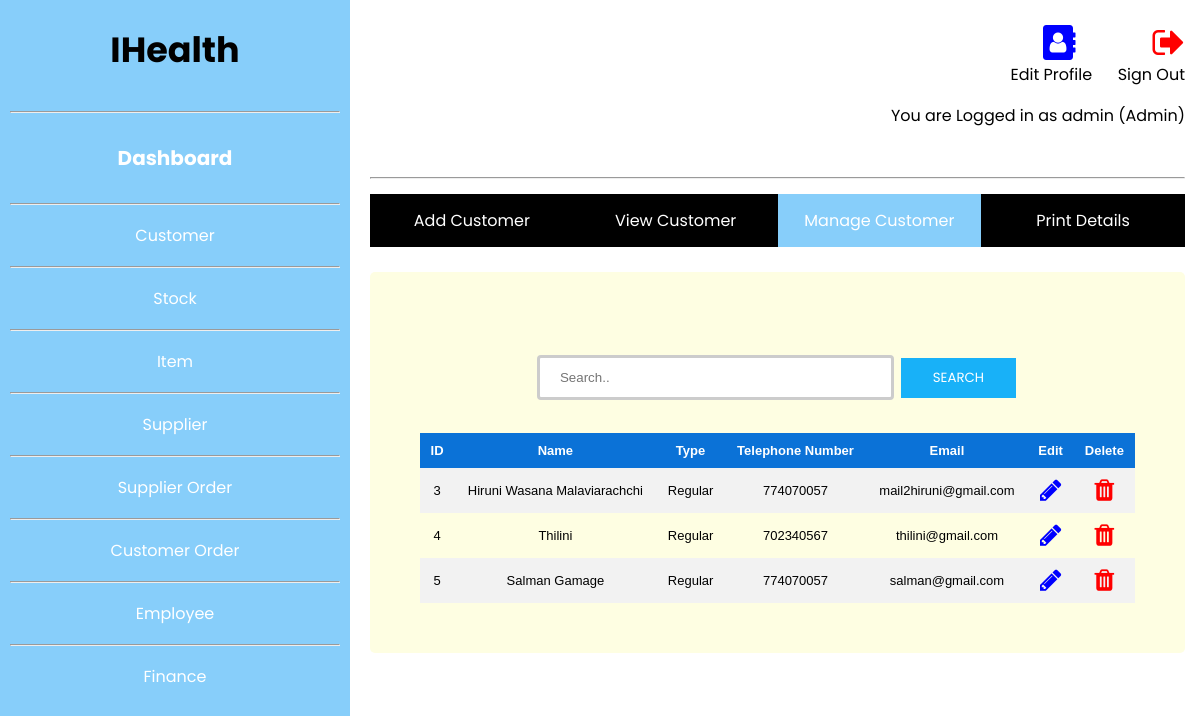
The app's page /src/Customer/ManageCustomer.php (signed in) with its own data.
### tables this page shows
CREATE TABLE `details` (
  `id` int(11) NOT NULL,
  `customername` text NOT NULL,
  `type` varchar(50) NOT NULL,
  `phoneno` int(10) NOT NULL,
  `email` varchar(100) NOT NULL,
  `adminid` int(11) NOT NULL
);

### src/Customer/ManageCustomer.php (the view, shortened to what this page needs)
<?php
include_once '../../config/connection.php';
$result = mysqli_query($conn,"SELECT * FROM details");
?>
<!DOCTYPE html>
<html lang="en">
<head>
<link rel="stylesheet" href="https://cdnjs.cloudflare.com/ajax/libs/font-awesome/4.7.0/css/font-awesome.min.css">
<link rel="stylesheet" href="../../public/css/Manage.css">
</head>
<body>
<?php
if (mysqli_num_rows($result) > 0) {
?>
<?php include('../../public/includes/header.php') ?>
  	<br>
  	<div class="row" style="margin-top: -18px;">
	<div class="navbar">
  		<ul>
		  <li><a href="AddCusDetails.php">Add Customer</a></li>
		  <li><a href="ViewCustomer.php">View Customer</a></li>
		  <li><a class="active" href="ManageCustomer.php">Manage Customer</a></li>
		  <li><a href="PrintDetails.php">Print Details</a></li>
		</ul>
		</div>
  	</div>
  	<br>
  	<div class="row form1">
  		<br>
  		<form action="#">
		    <center><input type="text" name="search" placeholder="Search..">
		  	<input type="submit" value="Search"></center>
		  	<br>
		  	<table>
			  <tr>
			    <th>ID</th>
			    <th>Name</th>
			    <th>Type</th>
			    <th>Telephone Number</th>
			    <th>Email</th>
			    <th>Edit</th>
			    <th>Delete</th>
			  </tr>
			  	<?php
					while($row = mysqli_fetch_array($result)) {
				?>
			  <tr>
			    <td><?php echo $row["id"]; ?></td>
			    <td><?php echo $row["customername"]; ?></td>
			    <td><?php echo $row["type"]; ?></td>
			    <td><?php echo $row["phoneno"]; ?></td>
			    <td><?php echo $row["email"]; ?></td>
				<td><a href="updated.php?id=<?php echo $row["id"]; ?>"><i class="fa fa-pencil" style="font-size:25px;color:blue"></i></a></td>
				<td><a href="deleted.php?id=<?php echo $row["id"]; ?>"><i class="fa fa-trash" style="font-size:25px;color:red"></i></a></td>
			  </tr>
			  	<?php
					}
				?>
			</table>
			<?php
				}
				else{
				    echo "No result found";
				}
			?>
		</form>
  	</div>
</div>
</body>
</html>

### public/css/Manage.css (style rules this page uses)
* { box-sizing: border-box; }
body { margin: 0; font-family: 'Poppins', sans-serif; }
input[type=text], select { width: 50%; padding: 12px 20px; margin: 8px 0; display: inline-block; border: 3px solid #ccc; border-radius: 4px; box-sizing: border-box; }
input[type=submit] { background-color: #18b1f8; border: none; color: white; padding: 10px 32px; text-decoration: none; margin: 4px 2px; font-family: 'Poppins', sans-serif; text-transform: uppercase; cursor: pointer; }
.form1 { border-radius: 5px; background-color: #fefee2; padding: 50px; }
.navbar { width: 100%; overflow: auto; }
ul { list-style-type: none; margin: 0; padding: 0; overflow: hidden; background-color: #000000; }
li { float: left; width:25%; }
li a { display: block; color: white; text-align: center; padding: 14px 16px; text-decoration: none; }
.active { background-color: #87CEFA; }
table { border-collapse: collapse; width: 100%; font-family:Arial, Helvetica, sans-serif; font-size: small; margin-left:auto; margin-right:auto; }
th, td { text-align: center; padding: 10px; }
tr:nth-child(even) { background-color: #f2f2f2 }
th { background-color: #0b72d7; color: white; }

### records on screen
details: id "3", customername "Hiruni Wasana Malaviarachchi", type "Regular", phoneno "774070057", email "mail2hiruni@gmail.com"
details: id "4", customername "Thilini", type "Regular", phoneno "702340567", email "thilini@gmail.com"
details: id "5", customername "Salman Gamage", type "Regular", phoneno "774070057", email "salman@gmail.com"

### other values on screen
$_SESSION['name'] "admin"
